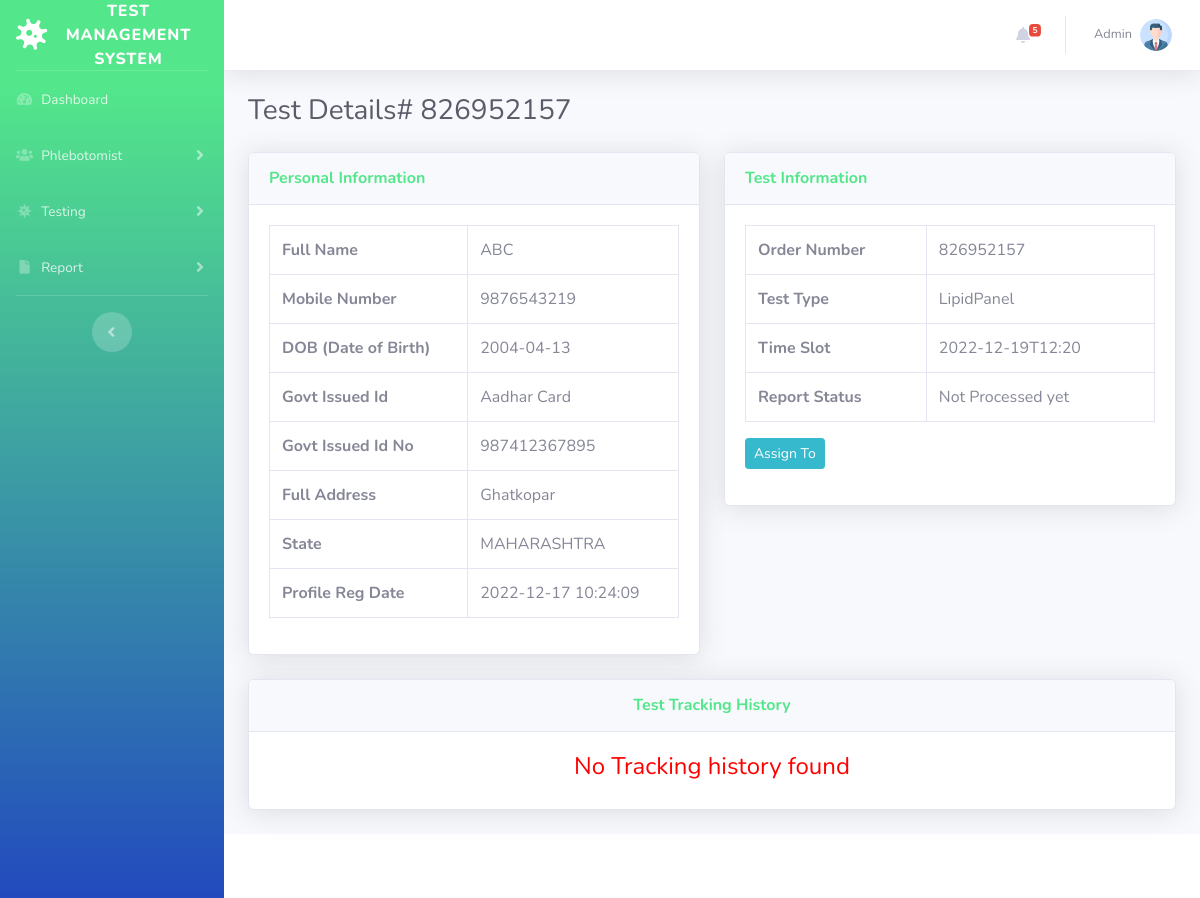
The page /test-details.php?tid=6&&oid=826952157 (signed in) on the database its author committed.
### tables this page shows
CREATE TABLE `tbltestrecord` (
  `id` int(11) NOT NULL,
  `OrderNumber` bigint(20) DEFAULT NULL,
  `PatientMobileNumber` bigint(20) DEFAULT NULL,
  `TestType` varchar(100) DEFAULT NULL,
  `TestTimeSlot` varchar(120) DEFAULT NULL,
  `ReportStatus` varchar(100) DEFAULT NULL,
  `FinalReport` varchar(150) DEFAULT NULL,
  `ReportUploadTime` varchar(200) DEFAULT NULL,
  `RegistrationDate` timestamp NULL DEFAULT current_timestamp(),
  `AssignedtoEmpId` varchar(150) DEFAULT NULL,
  `AssigntoName` varchar(180) DEFAULT NULL,
  `AssignedTime` varchar(100) DEFAULT NULL
);

CREATE TABLE `tblpatients` (
  `id` int(11) NOT NULL,
  `FullName` varchar(120) DEFAULT NULL,
  `MobileNumber` bigint(20) DEFAULT NULL,
  `DateOfBirth` date DEFAULT NULL,
  `GovtIssuedId` varchar(150) DEFAULT NULL,
  `GovtIssuedIdNo` varchar(150) DEFAULT NULL,
  `FullAddress` varchar(255) DEFAULT NULL,
  `State` varchar(200) DEFAULT NULL,
  `RegistrationDate` timestamp NOT NULL DEFAULT current_timestamp()
);

### test-details.php (the view, shortened to what this page needs)
<?php session_start();
include_once('includes/config.php');
if (strlen($_SESSION['aid']==0)) {
  header('location:logout.php');
  } else{
?>
<!DOCTYPE html>
<html lang="en">
<head>
    <link href="vendor/fontawesome-free/css/all.min.css" rel="stylesheet" type="text/css">
    <link href="css/sb-admin-2.min.css" rel="stylesheet">
</head>
<body id="page-top">
    <div id="wrapper">
<?php include_once('includes/sidebar.php');?>
        <div id="content-wrapper" class="d-flex flex-column">
            <div id="content">
          <?php include_once('includes/topbar.php');?>
                <div class="container-fluid">
                    <h1 class="h3 mb-4 text-gray-800">Test Details# <?php echo intval($_GET['oid']);?></h1>
<div class="row">
<?php
$testid=intval($_GET['tid']);
$query=mysqli_query($con,"select * from tbltestrecord
join tblpatients on tblpatients.MobileNumber=tbltestrecord.PatientMobileNumber
where  tbltestrecord.id='$testid'");
while($row=mysqli_fetch_array($query)){
    ?>
                        <div class="col-lg-6">
                            <div class="card shadow mb-4">
                                <div class="card-header py-3">
                                    <h6 class="m-0 font-weight-bold text-primary">Personal Information</h6>
                                </div>
                                <div class="card-body">
 <table class="table table-bordered"  width="100%" cellspacing="0">
    <tr>
    <th>Full Name</th>
    <td><?php echo $row['FullName'];?></td>
    </tr>
     <tr>
    <th>Mobile Number</th>
    <td><?php echo $row['MobileNumber'];?></td>
    </tr>
     <tr>
    <th>DOB (Date of Birth)</th>
    <td><?php echo $row['DateOfBirth'];?></td>
    </tr>
     <tr>
    <th>Govt Issued Id</th>
    <td><?php echo $row['GovtIssuedId'];?></td>
    </tr>
     <tr>
    <th>Govt Issued Id No</th>
    <td><?php echo $row['GovtIssuedIdNo'];?></td>
    </tr>
     <tr>
    <th>Full Address</th>
    <td><?php echo $row['FullAddress'];?></td>
    </tr>
    <tr>
    <th>State</th>
    <td><?php echo $row['State'];?></td>
    </tr>
    <tr>
    <th>Profile Reg Date</th>
    <td><?php echo $row['RegistrationDate'];?></td>
    </tr>
 </table>
                                </div>
                            </div>
                        </div>
                         <div class="col-lg-6">
                            <div class="card shadow mb-4">
                                <div class="card-header py-3">
                                    <h6 class="m-0 font-weight-bold text-primary">Test Information</h6>
                                </div>
                                <div class="card-body">
 <table class="table table-bordered"  width="100%" cellspacing="0">
    <tr>
    <th>Order Number</th>
    <td><?php echo $row['OrderNumber'];?></td>
    </tr>
    <tr>
    <th>Test Type</th>
    <td><?php echo $row['TestType'];?></td>
    </tr>
    <tr>
    <th>Time Slot</th>
    <td><?php echo $row['TestTimeSlot'];?></td>
    </tr>
 <tr>
    <th>Report Status</th>
    <td><?php if($row['ReportStatus']==''):
              echo "Not Processed yet";
          else:
           echo $row['ReportStatus'];
          endif;
    ?></td>
    </tr>
</table>
<?php if($row['AssignedtoEmpId']==''):
    ?>
        <div class="form-group">
      <button type="button" class="btn btn-info btn-sm" data-toggle="modal" data-target="#assignto">Assign To</button>
            </div>
<?php else:
$rstatus=$row['ReportStatus'];
if($rstatus=='Assigned' || $rstatus=='On the Way for Collection' || $rstatus=='Sample Collected' || $rstatus=='Sent to Lab'):?>
<button type="button" class="btn btn-info btn-sm" data-toggle="modal" data-target="#takeaction">Take Action</button>
<?php
endif;
endif;?>
                                </div>
                            </div>
                        </div>
                    </div>
                <?php } ?>
<?php
$orderid=intval($_GET['oid']);
$ret=mysqli_query($con,"select * from tblreporttracking
join tbladmin on tbladmin.ID=tblreporttracking.RemarkBy
where tblreporttracking.OrderNumber='$orderid'");
$num=mysqli_num_rows($ret);
?>
<div class="row">
                         <div class="col-lg-12">
                            <div class="card shadow mb-4">
                                <div class="card-header py-3">
                                    <h6 class="m-0 font-weight-bold text-primary" align="center">Test  Tracking History</h6>
                                </div>
                                <div class="card-body">
<?php if($num>0){
?>
 <table class="table table-bordered"  width="100%" cellspacing="0">
<tr>
    <th>Remark</th>
    <th>Status</th>
    <th>Remark Date</th>
    <th>Remark By</th>
<?php while($result=mysqli_fetch_array($ret)){?>
</tr>
    <tr>
    <td><?php echo $result['Remark'];?></td>
    <td><?php echo $result['Status'];?></td>
    <td><?php echo $result['PostingTime'];?></td>
    <td><?php echo $result['AdminName'];?></td>
    </tr>
<?php } ?>
</table>
         <?php
     } else { ?>
<h4 align="center" style="color:red"> No Tracking history found </h4>
         <?php } ?>
                                </div>
                            </div>
                        </div>
                    </div>
                </div>
            </div>
           <?php include_once('includes/footer.php');?>
        </div>
    </div>
</body>
</html>
<?php } ?>

### includes/topbar.php (shortened to what this page needs)
      <nav class="navbar navbar-expand navbar-light bg-white topbar mb-4 static-top shadow">
            <?php if($_SESSION['aid']):?>
                    <ul class="navbar-nav ml-auto">
<?php $query=mysqli_query($con,"select * from tbltestrecord where ReportStatus is null");
$count=mysqli_num_rows($query);
?>
                        <li class="nav-item dropdown no-arrow mx-1">
                            <a class="nav-link dropdown-toggle" href="#" id="alertsDropdown" role="button"
                                data-toggle="dropdown" aria-haspopup="true" aria-expanded="false">
                                <i class="fas fa-bell fa-fw"></i>
                                <span class="badge badge-danger badge-counter"><?php echo $count;?></span>
                            </a>
                        </li>
                        <li class="nav-item dropdown no-arrow">
                            <a class="nav-link dropdown-toggle" href="#" id="userDropdown" role="button"
                                data-toggle="dropdown" aria-haspopup="true" aria-expanded="false">
                <?php
$adid=$_SESSION['aid'];
$ret1=mysqli_query($con,"select AdminName from tbladmin where ID='$adid'");
while($row1=mysqli_fetch_array($ret1)){
?>
                                <span class="mr-2 d-none d-lg-inline text-gray-600 small"><?php  echo $row1['AdminName'];?></span>
                           <?php } ?>
                                <img class="img-profile rounded-circle"
                                    src="img/profile.png">
                            </a>
                        </li>
                    </ul>
                <?php endif;?>
                </nav>

### rows shown on the page
tbltestrecord: tblpatients.FullName "ABC", tblpatients.MobileNumber "9876543219", tblpatients.DateOfBirth "2004-04-13", tblpatients.GovtIssuedId "Aadhar Card", tblpatients.GovtIssuedIdNo "987412367895", tblpatients.FullAddress "Ghatkopar", tblpatients.State "MAHARASHTRA", tblpatients.RegistrationDate "2022-12-17 10:24:09", OrderNumber "826952157", TestType "LipidPanel", TestTimeSlot "2022-12-19T12:20", shows "Not Processed yet", shows "Assign To"

### other values the page prints
$count "5"
$row1['AdminName'] "Admin"
$_GET['oid'] "826952157"
